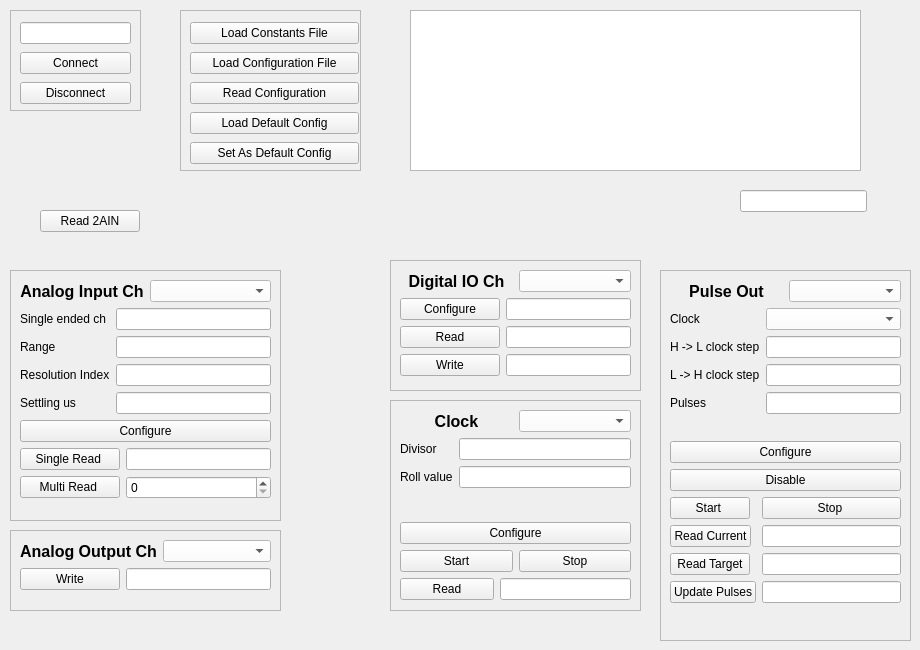
   <widget class="QWidget" name="LabJack">
    <attribute name="title">
     <string>LabJack</string>
    </attribute>
    <widget class="QFrame" name="frame_3">
     <property name="geometry">
      <rect>
       <x>660</x>
       <y>270</y>
       <width>251</width>
       <height>371</height>
      </rect>
     </property>
     <property name="frameShape">
      <enum>QFrame::StyledPanel</enum>
     </property>
     <property name="frameShadow">
      <enum>QFrame::Raised</enum>
     </property>
     <widget class="QWidget" name="verticalLayoutWidget_2">
      <property name="geometry">
       <rect>
        <x>10</x>
        <y>10</y>
        <width>231</width>
        <height>343</height>
       </rect>
      </property>
      <layout class="QVBoxLayout" name="verticalLayout_2">
       <item>
        <layout class="QHBoxLayout" name="horizontalLayout_5">
         <item>
          <widget class="QLabel" name="label_9">
           <property name="maximumSize">
            <size>
             <width>16777215</width>
             <height>40</height>
            </size>
           </property>
           <property name="font">
            <font>
             <pointsize>12</pointsize>
             <bold>true</bold>
            </font>
           </property>
           <property name="text">
            <string>Pulse Out</string>
           </property>
           <property name="alignment">
            <set>Qt::AlignCenter</set>
           </property>
          </widget>
         </item>
         <item>
          <widget class="QComboBox" name="comboBox_pulseOut_channels">
           <property name="styleSheet">
            <string notr="true">QComboBox 
{
background: white;
}

QComboBox QAbstractItemView 
{
background-color: white;
selection-color: dark-grey;
}</string>
           </property>
          </widget>
         </item>
        </layout>
       </item>
       <item>
        <layout class="QFormLayout" name="formLayout_4">
         <item row="0" column="0">
          <widget class="QLabel" name="label_10">
           <property name="text">
            <string>Clock</string>
           </property>
          </widget>
         </item>
         <item row="1" column="0">
          <widget class="QLabel" name="label_11">
           <property name="text">
            <string>H -&gt; L clock step</string>
           </property>
          </widget>
         </item>
         <item row="1" column="1">
          <widget class="QLineEdit" name="lineEdit_pulseOut_highToLow_clockCount">
           <property name="alignment">
            <set>Qt::AlignCenter</set>
           </property>
          </widget>
         </item>
         <item row="2" column="0">
          <widget class="QLabel" name="label_12">
           <property name="text">
            <string>L -&gt; H clock step</string>
           </property>
          </widget>
         </item>
         <item row="2" column="1">
          <widget class="QLineEdit" name="lineEdit_pulseOut_lowToHigh_clockCount">
           <property name="alignment">
            <set>Qt::AlignCenter</set>
           </property>
          </widget>
         </item>
         <item row="3" column="0">
          <widget class="QLabel" name="label_13">
           <property name="text">
            <string>Pulses</string>
           </property>
          </widget>
         </item>
         <item row="3" column="1">
          <widget class="QLineEdit" name="lineEdit_pulseOut_pulses">
           <property name="alignment">
            <set>Qt::AlignCenter</set>
           </property>
          </widget>
         </item>
         <item row="0" column="1">
          <widget class="QComboBox" name="comboBox_pulseOut_clock">
           <property name="styleSheet">
            <string notr="true">QComboBox 
{
background: white;
}

QComboBox QAbstractItemView 
{
background-color: white;
selection-color: dark-grey;
}</string>
           </property>
          </widget>
         </item>
        </layout>
       </item>
       <item>
        <widget class="QPushButton" name="pushButton_pulseOut_configure">
         <property name="text">
          <string>Configure</string>
         </property>
        </widget>
       </item>
       <item>
        <widget class="QPushButton" name="pushButton_pulseOut_disable">
         <property name="text">
          <string>Disable</string>
         </property>
        </widget>
       </item>
       <item>
        <layout class="QFormLayout" name="formLayout_5">
         <item row="0" column="0">
          <widget class="QPushButton" name="pushButton_pulseOut_start">
           <property name="text">
            <string>Start </string>
           </property>
          </widget>
         </item>
         <item row="0" column="1">
          <widget class="QPushButton" name="pushButton_pulseOut_stop">
           <property name="text">
            <string>Stop </string>
           </property>
          </widget>
         </item>
         <item row="1" column="0">
          <widget class="QPushButton" name="pushButton_pulseOut_readCurrent">
           <property name="text">
            <string>Read Current</string>
           </property>
          </widget>
         </item>
         <item row="2" column="0">
          <widget class="QPushButton" name="pushButton_pulseOut_readTarget">
           <property name="text">
            <string>Read Target</string>
           </property>
          </widget>
         </item>
         <item row="3" column="0">
          <widget class="QPushButton" name="pushButton_pulseOut_updatePulses">
           <property name="text">
            <string>Update Pulses</string>
           </property>
          </widget>
         </item>
         <item row="1" column="1">
          <widget class="QLineEdit" name="lineEdit_pulseOut_current">
           <property name="alignment">
            <set>Qt::AlignCenter</set>
           </property>
          </widget>
         </item>
         <item row="2" column="1">
          <widget class="QLineEdit" name="lineEdit_pulseOut_target">
           <property name="alignment">
            <set>Qt::AlignCenter</set>
           </property>
          </widget>
         </item>
         <item row="3" column="1">
          <widget class="QLineEdit" name="lineEdit_pulseOut_updatePulses">
           <property name="alignment">
            <set>Qt::AlignCenter</set>
           </property>
          </widget>
         </item>
        </layout>
       </item>
      </layout>
     </widget>
    </widget>
    <widget class="QFrame" name="frame">
     <property name="geometry">
      <rect>
       <x>390</x>
       <y>400</y>
       <width>251</width>
       <height>211</height>
      </rect>
     </property>
     <property name="frameShape">
      <enum>QFrame::StyledPanel</enum>
     </property>
     <property name="frameShadow">
      <enum>QFrame::Raised</enum>
     </property>
     <widget class="QWidget" name="verticalLayoutWidget_7">
      <property name="geometry">
       <rect>
        <x>10</x>
        <y>10</y>
        <width>231</width>
        <height>190</height>
       </rect>
      </property>
      <layout class="QVBoxLayout" name="verticalLayout_7">
       <item>
        <layout class="QHBoxLayout" name="horizontalLayout_2">
         <item>
          <widget class="QLabel" name="label_6">
           <property name="maximumSize">
            <size>
             <width>16777215</width>
             <height>40</height>
            </size>
           </property>
           <property name="font">
            <font>
             <pointsize>12</pointsize>
             <bold>true</bold>
            </font>
           </property>
           <property name="text">
            <string>Clock</string>
           </property>
           <property name="alignment">
            <set>Qt::AlignCenter</set>
           </property>
          </widget>
         </item>
         <item>
          <widget class="QComboBox" name="comboBox_clocks">
           <property name="styleSheet">
            <string notr="true">QComboBox 
{
background: white;
}

QComboBox QAbstractItemView 
{
background-color: white;
selection-color: dark-grey;
}</string>
           </property>
          </widget>
         </item>
        </layout>
       </item>
       <item>
        <layout class="QFormLayout" name="formLayout_3">
         <item row="0" column="0">
          <widget class="QLabel" name="label_7">
           <property name="text">
            <string>Divisor</string>
           </property>
          </widget>
         </item>
         <item row="0" column="1">
          <widget class="QLineEdit" name="lineEdit_clock_divisor">
           <property name="alignment">
            <set>Qt::AlignCenter</set>
           </property>
          </widget>
         </item>
         <item row="1" column="0">
          <widget class="QLabel" name="label_8">
           <property name="text">
            <string>Roll value</string>
           </property>
          </widget>
         </item>
         <item row="1" column="1">
          <widget class="QLineEdit" name="lineEdit_clock_rollvalue">
           <property name="alignment">
            <set>Qt::AlignCenter</set>
           </property>
          </widget>
         </item>
        </layout>
       </item>
       <item>
        <widget class="QPushButton" name="pushButton_clock_configure">
         <property name="text">
          <string>Configure</string>
         </property>
        </widget>
       </item>
       <item>
        <layout class="QHBoxLayout" name="horizontalLayout_3">
         <item>
          <widget class="QPushButton" name="pushButton_clock_start">
           <property name="text">
            <string>Start</string>
           </property>
          </widget>
         </item>
         <item>
          <widget class="QPushButton" name="pushButton_clock_stop">
           <property name="text">
            <string>Stop</string>
           </property>
          </widget>
         </item>
        </layout>
       </item>
       <item>
        <layout class="QHBoxLayout" name="horizontalLayout_4">
         <item>
          <widget class="QPushButton" name="pushButton_clock_read">
           <property name="minimumSize">
            <size>
             <width>94</width>
             <height>0</height>
            </size>
           </property>
           <property name="text">
            <string>Read</string>
           </property>
          </widget>
         </item>
         <item>
          <widget class="QLineEdit" name="lineEdit_clock_value"/>
         </item>
        </layout>
       </item>
      </layout>
     </widget>
    </widget>
    <widget class="QFrame" name="frame_5">
     <property name="geometry">
      <rect>
       <x>390</x>
       <y>260</y>
       <width>251</width>
       <height>131</height>
      </rect>
     </property>
     <property name="frameShape">
      <enum>QFrame::StyledPanel</enum>
     </property>
     <property name="frameShadow">
      <enum>QFrame::Raised</enum>
     </property>
     <widget class="QWidget" name="verticalLayoutWidget_9">
      <property name="geometry">
       <rect>
        <x>10</x>
        <y>10</y>
        <width>231</width>
        <height>124</height>
       </rect>
      </property>
      <layout class="QVBoxLayout" name="verticalLayout_9">
       <item>
        <layout class="QHBoxLayout" name="horizontalLayout_7">
         <item>
          <widget class="QLabel" name="label_15">
           <property name="maximumSize">
            <size>
             <width>16777215</width>
             <height>40</height>
            </size>
           </property>
           <property name="font">
            <font>
             <pointsize>12</pointsize>
             <bold>true</bold>
            </font>
           </property>
           <property name="text">
            <string>Digital IO Ch</string>
           </property>
           <property name="alignment">
            <set>Qt::AlignCenter</set>
           </property>
          </widget>
         </item>
         <item>
          <widget class="QComboBox" name="comboBox_dio_channel">
           <property name="styleSheet">
            <string notr="true">QComboBox 
{
background: white;
}

QComboBox QAbstractItemView 
{
background-color: white;
selection-color: dark-grey;
}</string>
           </property>
          </widget>
         </item>
        </layout>
       </item>
       <item>
        <layout class="QFormLayout" name="formLayout_6">
         <item row="1" column="0">
          <widget class="QPushButton" name="pushButton_dio_read">
           <property name="minimumSize">
            <size>
             <width>100</width>
             <height>0</height>
            </size>
           </property>
           <property name="text">
            <string>Read</string>
           </property>
          </widget>
         </item>
         <item row="1" column="1">
          <widget class="QLineEdit" name="lineEdit_dio_read_value">
           <property name="alignment">
            <set>Qt::AlignCenter</set>
           </property>
           <property name="readOnly">
            <bool>false</bool>
           </property>
          </widget>
         </item>
         <item row="2" column="0">
          <widget class="QPushButton" name="pushButton_dio_write">
           <property name="minimumSize">
            <size>
             <width>100</width>
             <height>0</height>
            </size>
           </property>
           <property name="text">
            <string>Write</string>
           </property>
          </widget>
         </item>
         <item row="2" column="1">
          <widget class="QLineEdit" name="lineEdit_dio_write_value">
           <property name="alignment">
            <set>Qt::AlignCenter</set>
           </property>
           <property name="readOnly">
            <bool>false</bool>
           </property>
          </widget>
         </item>
         <item row="0" column="0">
          <widget class="QPushButton" name="pushButton_dio_configure">
           <property name="minimumSize">
            <size>
             <width>100</width>
             <height>0</height>
            </size>
           </property>
           <property name="text">
            <string>Configure</string>
           </property>
          </widget>
         </item>
         <item row="0" column="1">
          <widget class="QLineEdit" name="lineEdit_dio_configure">
           <property name="alignment">
            <set>Qt::AlignCenter</set>
           </property>
           <property name="readOnly">
            <bool>false</bool>
           </property>
          </widget>
         </item>
        </layout>
       </item>
      </layout>
     </widget>
    </widget>
    <widget class="QFrame" name="frame_4">
     <property name="geometry">
      <rect>
       <x>10</x>
       <y>530</y>
       <width>271</width>
       <height>81</height>
      </rect>
     </property>
     <property name="frameShape">
      <enum>QFrame::StyledPanel</enum>
     </property>
     <property name="frameShadow">
      <enum>QFrame::Raised</enum>
     </property>
     <widget class="QWidget" name="verticalLayoutWidget_8">
      <property name="geometry">
       <rect>
        <x>10</x>
        <y>10</y>
        <width>251</width>
        <height>62</height>
       </rect>
      </property>
      <layout class="QVBoxLayout" name="verticalLayout_8">
       <item>
        <layout class="QHBoxLayout" name="horizontalLayout_6">
         <item>
          <widget class="QLabel" name="label_14">
           <property name="maximumSize">
            <size>
             <width>16777215</width>
             <height>40</height>
            </size>
           </property>
           <property name="font">
            <font>
             <pointsize>12</pointsize>
             <bold>true</bold>
            </font>
           </property>
           <property name="text">
            <string>Analog Output Ch</string>
           </property>
           <property name="alignment">
            <set>Qt::AlignCenter</set>
           </property>
          </widget>
         </item>
         <item>
          <widget class="QComboBox" name="comboBox_aout_channel">
           <property name="styleSheet">
            <string notr="true">QComboBox 
{
background: white;
}

QComboBox QAbstractItemView 
{
background-color: white;
selection-color: dark-grey;
}</string>
           </property>
          </widget>
         </item>
        </layout>
       </item>
       <item>
        <layout class="QFormLayout" name="formLayout_7">
         <item row="0" column="0">
          <widget class="QPushButton" name="pushButton_aout_write">
           <property name="minimumSize">
            <size>
             <width>100</width>
             <height>0</height>
            </size>
           </property>
           <property name="text">
            <string>Write</string>
           </property>
          </widget>
         </item>
         <item row="0" column="1">
          <widget class="QLineEdit" name="lineEdit_aout_value">
           <property name="alignment">
            <set>Qt::AlignCenter</set>
           </property>
           <property name="readOnly">
            <bool>false</bool>
           </property>
          </widget>
         </item>
        </layout>
       </item>
      </layout>
     </widget>
    </widget>
    <widget class="QFrame" name="frame_2">
     <property name="geometry">
      <rect>
       <x>10</x>
       <y>270</y>
       <width>271</width>
       <height>251</height>
      </rect>
     </property>
     <property name="frameShape">
      <enum>QFrame::StyledPanel</enum>
     </property>
     <property name="frameShadow">
      <enum>QFrame::Raised</enum>
     </property>
     <widget class="QWidget" name="verticalLayoutWidget_4">
      <property name="geometry">
       <rect>
        <x>10</x>
        <y>10</y>
        <width>251</width>
        <height>250</height>
       </rect>
      </property>
      <layout class="QVBoxLayout" name="verticalLayout_4">
       <item>
        <layout class="QHBoxLayout" name="horizontalLayout">
         <item>
          <widget class="QLabel" name="label">
           <property name="maximumSize">
            <size>
             <width>16777215</width>
             <height>40</height>
            </size>
           </property>
           <property name="font">
            <font>
             <pointsize>12</pointsize>
             <bold>true</bold>
            </font>
           </property>
           <property name="text">
            <string>Analog Input Ch</string>
           </property>
           <property name="alignment">
            <set>Qt::AlignCenter</set>
           </property>
          </widget>
         </item>
         <item>
          <widget class="QComboBox" name="comboBox_ain_channel">
           <property name="styleSheet">
            <string notr="true">QComboBox 
{
background: white;
}

QComboBox QAbstractItemView 
{
background-color: white;
selection-color: dark-grey;
}</string>
           </property>
          </widget>
         </item>
        </layout>
       </item>
       <item>
        <layout class="QFormLayout" name="formLayout">
         <item row="0" column="0">
          <widget class="QLabel" name="label_2">
           <property name="text">
            <string>Single ended ch</string>
           </property>
          </widget>
         </item>
         <item row="0" column="1">
          <widget class="QLineEdit" name="lineEdit_ain_single_ended_ch">
           <property name="alignment">
            <set>Qt::AlignCenter</set>
           </property>
          </widget>
         </item>
         <item row="1" column="0">
          <widget class="QLabel" name="label_3">
           <property name="text">
            <string>Range</string>
           </property>
          </widget>
         </item>
         <item row="1" column="1">
          <widget class="QLineEdit" name="lineEdit_ain_range">
           <property name="alignment">
            <set>Qt::AlignCenter</set>
           </property>
          </widget>
         </item>
         <item row="2" column="0">
          <widget class="QLabel" name="label_4">
           <property name="text">
            <string>Resolution Index</string>
           </property>
          </widget>
         </item>
         <item row="2" column="1">
          <widget class="QLineEdit" name="lineEdit_ain_resolution_index">
           <property name="alignment">
            <set>Qt::AlignCenter</set>
           </property>
          </widget>
         </item>
         <item row="3" column="0">
          <widget class="QLabel" name="label_5">
           <property name="text">
            <string>Settling us</string>
           </property>
          </widget>
         </item>
         <item row="3" column="1">
          <widget class="QLineEdit" name="lineEdit_ain_settling_index">
           <property name="alignment">
            <set>Qt::AlignCenter</set>
           </property>
          </widget>
         </item>
        </layout>
       </item>
       <item>
        <widget class="QPushButton" name="pushButton_ain_configure">
         <property name="text">
          <string>Configure</string>
         </property>
        </widget>
       </item>
       <item>
        <layout class="QFormLayout" name="formLayout_2">
         <item row="0" column="0">
          <widget class="QPushButton" name="pushButton_ain_read">
           <property name="minimumSize">
            <size>
             <width>100</width>
             <height>0</height>
            </size>
           </property>
           <property name="text">
            <string>Single Read </string>
           </property>
          </widget>
         </item>
         <item row="0" column="1">
          <widget class="QLineEdit" name="lineEdit_ain_value">
           <property name="alignment">
            <set>Qt::AlignCenter</set>
           </property>
           <property name="readOnly">
            <bool>true</bool>
           </property>
          </widget>
         </item>
         <item row="1" column="0">
          <widget class="QPushButton" name="pushButton_ain_multi_read">
           <property name="minimumSize">
            <size>
             <width>100</width>
             <height>0</height>
            </size>
           </property>
           <property name="text">
            <string>Multi Read </string>
           </property>
          </widget>
         </item>
         <item row="1" column="1">
          <widget class="QSpinBox" name="spinBox_ain_nreads">
           <property name="maximum">
            <number>100000</number>
           </property>
          </widget>
         </item>
        </layout>
       </item>
      </layout>
     </widget>
    </widget>
    <widget class="QFrame" name="frame_6">
     <property name="geometry">
      <rect>
       <x>10</x>
       <y>10</y>
       <width>131</width>
       <height>101</height>
      </rect>
     </property>
     <property name="frameShape">
      <enum>QFrame::StyledPanel</enum>
     </property>
     <property name="frameShadow">
      <enum>QFrame::Raised</enum>
     </property>
     <widget class="QWidget" name="verticalLayoutWidget">
      <property name="geometry">
       <rect>
        <x>10</x>
        <y>10</y>
        <width>111</width>
        <height>89</height>
       </rect>
      </property>
      <layout class="QVBoxLayout" name="verticalLayout">
       <item>
        <widget class="QLineEdit" name="lineEdit_ip">
         <property name="alignment">
          <set>Qt::AlignCenter</set>
         </property>
        </widget>
       </item>
       <item>
        <widget class="QPushButton" name="pushButton_connect">
         <property name="text">
          <string>Connect</string>
         </property>
        </widget>
       </item>
       <item>
        <widget class="QPushButton" name="pushButton_disconnect">
         <property name="text">
          <string>Disconnect</string>
         </property>
        </widget>
       </item>
      </layout>
     </widget>
    </widget>
    <widget class="QFrame" name="frame_7">
     <property name="geometry">
      <rect>
       <x>180</x>
       <y>10</y>
       <width>181</width>
       <height>161</height>
      </rect>
     </property>
     <property name="frameShape">
      <enum>QFrame::StyledPanel</enum>
     </property>
     <property name="frameShadow">
      <enum>QFrame::Raised</enum>
     </property>
     <widget class="QWidget" name="verticalLayoutWidget_6">
      <property name="geometry">
       <rect>
        <x>10</x>
        <y>10</y>
        <width>169</width>
        <height>151</height>
       </rect>
      </property>
      <layout class="QVBoxLayout" name="verticalLayout_6">
       <item>
        <widget class="QPushButton" name="pushButton_load_constants_file">
         <property name="text">
          <string>Load Constants File</string>
         </property>
        </widget>
       </item>
       <item>
        <widget class="QPushButton" name="pushButton_load_configuration_file">
         <property name="text">
          <string>Load Configuration File</string>
         </property>
        </widget>
       </item>
       <item>
        <widget class="QPushButton" name="pushButton_read_configuration">
         <property name="text">
          <string>Read Configuration</string>
         </property>
        </widget>
       </item>
       <item>
        <widget class="QPushButton" name="pushButton_load_default_config">
         <property name="text">
          <string>Load Default Config</string>
         </property>
        </widget>
       </item>
       <item>
        <widget class="QPushButton" name="pushButton_set_as_default_config">
         <property name="text">
          <string>Set As Default Config</string>
         </property>
        </widget>
       </item>
      </layout>
     </widget>
    </widget>
    <widget class="QPlainTextEdit" name="plainTextEdit_messages">
     <property name="geometry">
      <rect>
       <x>410</x>
       <y>10</y>
       <width>451</width>
       <height>161</height>
      </rect>
     </property>
     <property name="font">
      <font>
       <pointsize>7</pointsize>
      </font>
     </property>
    </widget>
    <widget class="QLineEdit" name="lineEdit_elapsed_time">
     <property name="geometry">
      <rect>
       <x>740</x>
       <y>190</y>
       <width>127</width>
       <height>22</height>
      </rect>
     </property>
     <property name="alignment">
      <set>Qt::AlignCenter</set>
     </property>
    </widget>
    <widget class="QPushButton" name="pushButton_read2AIN">
     <property name="geometry">
      <rect>
       <x>40</x>
       <y>210</y>
       <width>100</width>
       <height>22</height>
      </rect>
     </property>
     <property name="minimumSize">
      <size>
       <width>100</width>
       <height>0</height>
      </size>
     </property>
     <property name="text">
      <string>Read 2AIN</string>
     </property>
    </widget>
   </widget>
